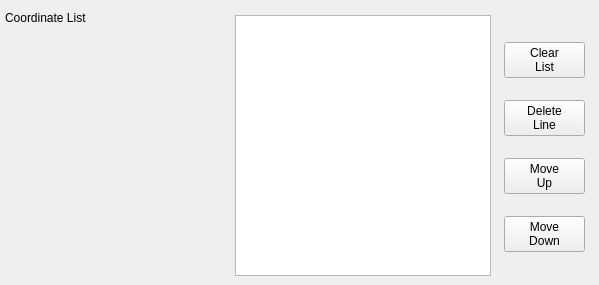
                   <widget class="QWidget" name="page_31">
                    <widget class="QLabel" name="label_35">
                     <property name="geometry">
                      <rect>
                       <x>5</x>
                       <y>10</y>
                       <width>116</width>
                       <height>16</height>
                      </rect>
                     </property>
                     <property name="text">
                      <string>Coordinate List</string>
                     </property>
                    </widget>
                    <widget class="QListWidget" name="holeOpCoordList">
                     <property name="geometry">
                      <rect>
                       <x>235</x>
                       <y>15</y>
                       <width>256</width>
                       <height>261</height>
                      </rect>
                     </property>
                    </widget>
                    <widget class="QWidget" name="verticalWidget" native="true">
                     <property name="geometry">
                      <rect>
                       <x>499</x>
                       <y>20</y>
                       <width>91</width>
                       <height>256</height>
                      </rect>
                     </property>
                     <layout class="QVBoxLayout" name="verticalLayout_14">
                      <property name="spacing">
                       <number>5</number>
                      </property>
                      <property name="leftMargin">
                       <number>5</number>
                      </property>
                      <property name="topMargin">
                       <number>5</number>
                      </property>
                      <property name="rightMargin">
                       <number>5</number>
                      </property>
                      <property name="bottomMargin">
                       <number>5</number>
                      </property>
                      <item>
                       <widget class="QPushButton" name="coordListClearBtn">
                        <property name="text">
                         <string>Clear
List</string>
                        </property>
                       </widget>
                      </item>
                      <item>
                       <widget class="QPushButton" name="coordListDelLineBtn">
                        <property name="text">
                         <string>Delete
Line</string>
                        </property>
                       </widget>
                      </item>
                      <item>
                       <widget class="QPushButton" name="coordListUpBtn">
                        <property name="text">
                         <string>Move
Up</string>
                        </property>
                       </widget>
                      </item>
                      <item>
                       <widget class="QPushButton" name="coordListDownBtn">
                        <property name="text">
                         <string>Move
Down</string>
                        </property>
                       </widget>
                      </item>
                     </layout>
                    </widget>
                   </widget>
